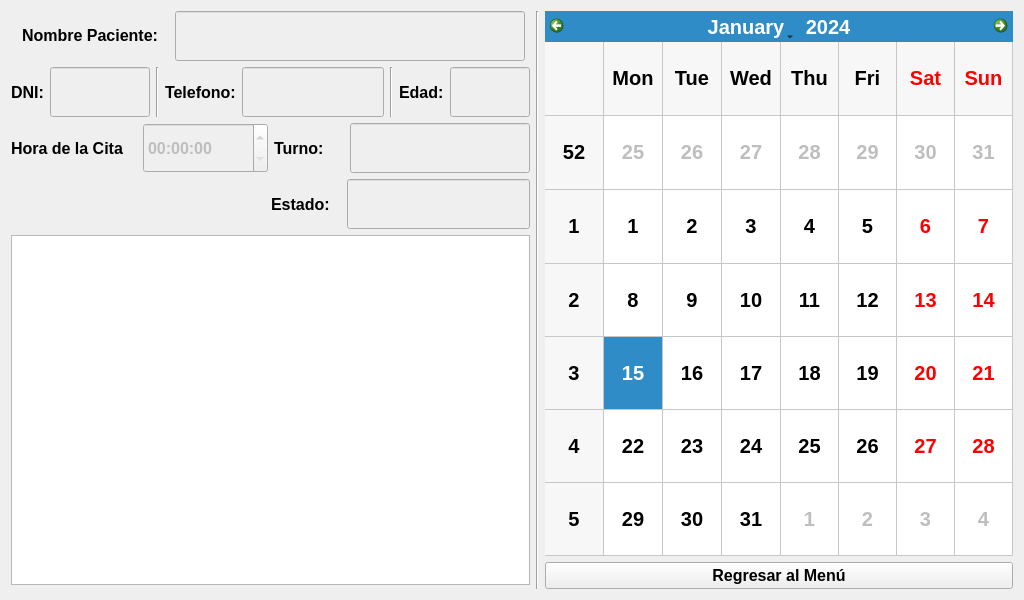
<?xml version="1.0" encoding="UTF-8"?>
<ui version="4.0">
 <class>citasCalendar</class>
 <widget class="QWidget" name="citasCalendar">
  <property name="geometry">
   <rect>
    <x>0</x>
    <y>0</y>
    <width>1024</width>
    <height>600</height>
   </rect>
  </property>
  <property name="sizePolicy">
   <sizepolicy hsizetype="Fixed" vsizetype="Fixed">
    <horstretch>0</horstretch>
    <verstretch>0</verstretch>
   </sizepolicy>
  </property>
  <property name="minimumSize">
   <size>
    <width>1024</width>
    <height>600</height>
   </size>
  </property>
  <property name="maximumSize">
   <size>
    <width>1024</width>
    <height>600</height>
   </size>
  </property>
  <property name="windowTitle">
   <string>Calendario de Citas</string>
  </property>
  <layout class="QHBoxLayout" name="horizontalLayout">
   <item>
    <layout class="QVBoxLayout" name="verticalLayout">
     <item>
      <layout class="QHBoxLayout" name="horizontalLayout_2">
       <item>
        <widget class="QLabel" name="lbl_paciente">
         <property name="sizePolicy">
          <sizepolicy hsizetype="Expanding" vsizetype="Preferred">
           <horstretch>0</horstretch>
           <verstretch>0</verstretch>
          </sizepolicy>
         </property>
         <property name="maximumSize">
          <size>
           <width>150</width>
           <height>50</height>
          </size>
         </property>
         <property name="font">
          <font>
           <pointsize>12</pointsize>
           <bold>true</bold>
          </font>
         </property>
         <property name="text">
          <string>&lt;html&gt;&lt;head/&gt;&lt;body&gt;&lt;p align=&quot;center&quot;&gt;Nombre Paciente:&lt;/p&gt;&lt;/body&gt;&lt;/html&gt;</string>
         </property>
        </widget>
       </item>
       <item>
        <widget class="QLineEdit" name="txt_nombrePac">
         <property name="enabled">
          <bool>false</bool>
         </property>
         <property name="sizePolicy">
          <sizepolicy hsizetype="Expanding" vsizetype="Preferred">
           <horstretch>0</horstretch>
           <verstretch>0</verstretch>
          </sizepolicy>
         </property>
         <property name="maximumSize">
          <size>
           <width>350</width>
           <height>50</height>
          </size>
         </property>
         <property name="font">
          <font>
           <pointsize>12</pointsize>
          </font>
         </property>
        </widget>
       </item>
      </layout>
     </item>
     <item>
      <layout class="QHBoxLayout" name="horizontalLayout_6">
       <item>
        <layout class="QHBoxLayout" name="horizontalLayout_4">
         <item>
          <widget class="QLabel" name="lbl_dni">
           <property name="sizePolicy">
            <sizepolicy hsizetype="Expanding" vsizetype="Preferred">
             <horstretch>0</horstretch>
             <verstretch>0</verstretch>
            </sizepolicy>
           </property>
           <property name="maximumSize">
            <size>
             <width>50</width>
             <height>50</height>
            </size>
           </property>
           <property name="font">
            <font>
             <pointsize>12</pointsize>
             <bold>true</bold>
            </font>
           </property>
           <property name="layoutDirection">
            <enum>Qt::LeftToRight</enum>
           </property>
           <property name="text">
            <string>DNI:</string>
           </property>
          </widget>
         </item>
         <item>
          <widget class="QLineEdit" name="txt_dni">
           <property name="enabled">
            <bool>false</bool>
           </property>
           <property name="sizePolicy">
            <sizepolicy hsizetype="Expanding" vsizetype="Preferred">
             <horstretch>0</horstretch>
             <verstretch>0</verstretch>
            </sizepolicy>
           </property>
           <property name="maximumSize">
            <size>
             <width>100</width>
             <height>50</height>
            </size>
           </property>
           <property name="font">
            <font>
             <pointsize>12</pointsize>
            </font>
           </property>
           <property name="layoutDirection">
            <enum>Qt::LeftToRight</enum>
           </property>
          </widget>
         </item>
        </layout>
       </item>
       <item>
        <widget class="Line" name="line_2">
         <property name="orientation">
          <enum>Qt::Vertical</enum>
         </property>
        </widget>
       </item>
       <item>
        <layout class="QHBoxLayout" name="horizontalLayout_5">
         <item>
          <widget class="QLabel" name="lbl_tel">
           <property name="sizePolicy">
            <sizepolicy hsizetype="Expanding" vsizetype="Preferred">
             <horstretch>0</horstretch>
             <verstretch>0</verstretch>
            </sizepolicy>
           </property>
           <property name="maximumSize">
            <size>
             <width>16777215</width>
             <height>50</height>
            </size>
           </property>
           <property name="font">
            <font>
             <pointsize>12</pointsize>
             <bold>true</bold>
            </font>
           </property>
           <property name="text">
            <string>Telefono:</string>
           </property>
          </widget>
         </item>
         <item>
          <widget class="QLineEdit" name="txt_telef">
           <property name="enabled">
            <bool>false</bool>
           </property>
           <property name="sizePolicy">
            <sizepolicy hsizetype="Expanding" vsizetype="Preferred">
             <horstretch>0</horstretch>
             <verstretch>0</verstretch>
            </sizepolicy>
           </property>
           <property name="maximumSize">
            <size>
             <width>16777215</width>
             <height>50</height>
            </size>
           </property>
           <property name="font">
            <font>
             <pointsize>12</pointsize>
            </font>
           </property>
          </widget>
         </item>
        </layout>
       </item>
       <item>
        <widget class="Line" name="line_3">
         <property name="orientation">
          <enum>Qt::Vertical</enum>
         </property>
        </widget>
       </item>
       <item>
        <layout class="QHBoxLayout" name="horizontalLayout_7">
         <item>
          <widget class="QLabel" name="lbl_edad">
           <property name="maximumSize">
            <size>
             <width>100</width>
             <height>50</height>
            </size>
           </property>
           <property name="font">
            <font>
             <pointsize>12</pointsize>
             <bold>true</bold>
            </font>
           </property>
           <property name="text">
            <string>Edad:</string>
           </property>
          </widget>
         </item>
         <item>
          <widget class="QLineEdit" name="txt_edad">
           <property name="enabled">
            <bool>false</bool>
           </property>
           <property name="sizePolicy">
            <sizepolicy hsizetype="Expanding" vsizetype="Preferred">
             <horstretch>0</horstretch>
             <verstretch>0</verstretch>
            </sizepolicy>
           </property>
           <property name="maximumSize">
            <size>
             <width>80</width>
             <height>50</height>
            </size>
           </property>
           <property name="font">
            <font>
             <pointsize>12</pointsize>
            </font>
           </property>
          </widget>
         </item>
        </layout>
       </item>
      </layout>
     </item>
     <item>
      <layout class="QHBoxLayout" name="horizontalLayout_3">
       <item>
        <layout class="QHBoxLayout" name="horizontalLayout_11">
         <item>
          <widget class="QLabel" name="lbl_cita">
           <property name="sizePolicy">
            <sizepolicy hsizetype="Expanding" vsizetype="Preferred">
             <horstretch>0</horstretch>
             <verstretch>0</verstretch>
            </sizepolicy>
           </property>
           <property name="maximumSize">
            <size>
             <width>150</width>
             <height>16777215</height>
            </size>
           </property>
           <property name="font">
            <font>
             <pointsize>12</pointsize>
             <bold>true</bold>
            </font>
           </property>
           <property name="text">
            <string>Hora de la Cita</string>
           </property>
          </widget>
         </item>
         <item>
          <widget class="QTimeEdit" name="time_horaCita">
           <property name="enabled">
            <bool>false</bool>
           </property>
           <property name="sizePolicy">
            <sizepolicy hsizetype="Expanding" vsizetype="Preferred">
             <horstretch>0</horstretch>
             <verstretch>0</verstretch>
            </sizepolicy>
           </property>
           <property name="maximumSize">
            <size>
             <width>16777215</width>
             <height>50</height>
            </size>
           </property>
           <property name="font">
            <font>
             <pointsize>12</pointsize>
             <bold>true</bold>
            </font>
           </property>
          </widget>
         </item>
        </layout>
       </item>
       <item>
        <layout class="QHBoxLayout" name="horizontalLayout_12">
         <item>
          <widget class="QLabel" name="lbl_turno">
           <property name="sizePolicy">
            <sizepolicy hsizetype="Expanding" vsizetype="Preferred">
             <horstretch>0</horstretch>
             <verstretch>0</verstretch>
            </sizepolicy>
           </property>
           <property name="maximumSize">
            <size>
             <width>70</width>
             <height>16777215</height>
            </size>
           </property>
           <property name="font">
            <font>
             <pointsize>12</pointsize>
             <bold>true</bold>
            </font>
           </property>
           <property name="text">
            <string>Turno:</string>
           </property>
          </widget>
         </item>
         <item>
          <widget class="QLineEdit" name="txt_turno">
           <property name="enabled">
            <bool>false</bool>
           </property>
           <property name="sizePolicy">
            <sizepolicy hsizetype="Expanding" vsizetype="Preferred">
             <horstretch>0</horstretch>
             <verstretch>0</verstretch>
            </sizepolicy>
           </property>
           <property name="maximumSize">
            <size>
             <width>16777215</width>
             <height>50</height>
            </size>
           </property>
           <property name="font">
            <font>
             <pointsize>12</pointsize>
             <bold>true</bold>
            </font>
           </property>
           <property name="echoMode">
            <enum>QLineEdit::Normal</enum>
           </property>
          </widget>
         </item>
        </layout>
       </item>
      </layout>
     </item>
     <item>
      <layout class="QHBoxLayout" name="horizontalLayout_8">
       <item>
        <layout class="QHBoxLayout" name="horizontalLayout_10">
         <item>
          <spacer name="horizontalSpacer">
           <property name="orientation">
            <enum>Qt::Horizontal</enum>
           </property>
           <property name="sizeHint" stdset="0">
            <size>
             <width>40</width>
             <height>20</height>
            </size>
           </property>
          </spacer>
         </item>
        </layout>
       </item>
       <item>
        <layout class="QHBoxLayout" name="horizontalLayout_9">
         <item>
          <widget class="QLabel" name="lbl_estado">
           <property name="sizePolicy">
            <sizepolicy hsizetype="Expanding" vsizetype="Preferred">
             <horstretch>0</horstretch>
             <verstretch>0</verstretch>
            </sizepolicy>
           </property>
           <property name="maximumSize">
            <size>
             <width>70</width>
             <height>16777215</height>
            </size>
           </property>
           <property name="font">
            <font>
             <pointsize>12</pointsize>
             <bold>true</bold>
            </font>
           </property>
           <property name="text">
            <string>Estado:</string>
           </property>
          </widget>
         </item>
         <item>
          <widget class="QLineEdit" name="txt_estado">
           <property name="enabled">
            <bool>false</bool>
           </property>
           <property name="sizePolicy">
            <sizepolicy hsizetype="Expanding" vsizetype="Preferred">
             <horstretch>0</horstretch>
             <verstretch>0</verstretch>
            </sizepolicy>
           </property>
           <property name="maximumSize">
            <size>
             <width>16777215</width>
             <height>50</height>
            </size>
           </property>
           <property name="font">
            <font>
             <pointsize>12</pointsize>
             <bold>true</bold>
            </font>
           </property>
          </widget>
         </item>
        </layout>
       </item>
      </layout>
     </item>
     <item>
      <widget class="QTableView" name="tableView">
       <property name="maximumSize">
        <size>
         <width>550</width>
         <height>350</height>
        </size>
       </property>
       <property name="font">
        <font>
         <pointsize>12</pointsize>
        </font>
       </property>
      </widget>
     </item>
    </layout>
   </item>
   <item>
    <widget class="Line" name="line">
     <property name="orientation">
      <enum>Qt::Vertical</enum>
     </property>
    </widget>
   </item>
   <item>
    <layout class="QVBoxLayout" name="verticalLayout_2">
     <item>
      <widget class="QCalendarWidget" name="calendarCitas">
       <property name="sizePolicy">
        <sizepolicy hsizetype="Expanding" vsizetype="Expanding">
         <horstretch>0</horstretch>
         <verstretch>0</verstretch>
        </sizepolicy>
       </property>
       <property name="minimumSize">
        <size>
         <width>400</width>
         <height>300</height>
        </size>
       </property>
       <property name="maximumSize">
        <size>
         <width>550</width>
         <height>600</height>
        </size>
       </property>
       <property name="font">
        <font>
         <pointsize>15</pointsize>
         <bold>true</bold>
        </font>
       </property>
       <property name="minimumDate">
        <date>
         <year>1990</year>
         <month>1</month>
         <day>1</day>
        </date>
       </property>
       <property name="maximumDate">
        <date>
         <year>2099</year>
         <month>12</month>
         <day>31</day>
        </date>
       </property>
       <property name="gridVisible">
        <bool>true</bool>
       </property>
      </widget>
     </item>
     <item>
      <widget class="QPushButton" name="pushButton">
       <property name="sizePolicy">
        <sizepolicy hsizetype="Preferred" vsizetype="Fixed">
         <horstretch>0</horstretch>
         <verstretch>0</verstretch>
        </sizepolicy>
       </property>
       <property name="maximumSize">
        <size>
         <width>16777215</width>
         <height>45</height>
        </size>
       </property>
       <property name="font">
        <font>
         <pointsize>12</pointsize>
         <bold>true</bold>
        </font>
       </property>
       <property name="text">
        <string>Regresar al Menú</string>
       </property>
      </widget>
     </item>
    </layout>
   </item>
  </layout>
 </widget>
 <resources/>
 <connections/>
</ui>
